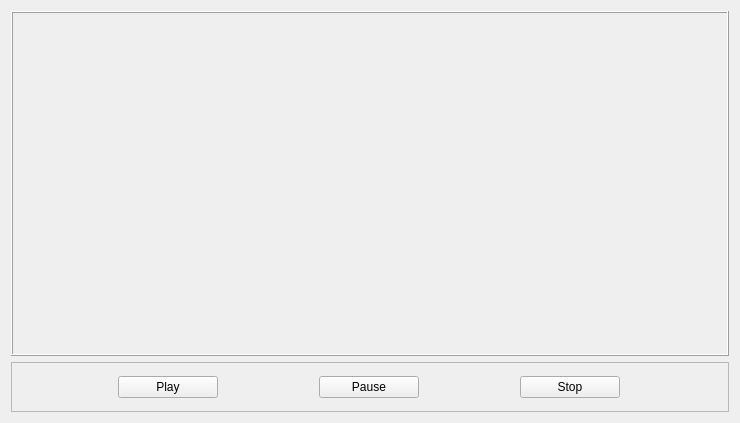
<?xml version="1.0" encoding="UTF-8"?>
<ui version="4.0">
 <class>mainwindowClass</class>
 <widget class="QMainWindow" name="mainwindowClass">
  <property name="geometry">
   <rect>
    <x>0</x>
    <y>0</y>
    <width>740</width>
    <height>423</height>
   </rect>
  </property>
  <property name="windowTitle">
   <string>mainwindow</string>
  </property>
  <widget class="QWidget" name="centralWidget">
   <layout class="QVBoxLayout" name="verticalLayout">
    <item>
     <widget class="QFrame" name="frame">
      <property name="styleSheet">
       <string notr="true"/>
      </property>
      <property name="frameShape">
       <enum>QFrame::Box</enum>
      </property>
      <property name="frameShadow">
       <enum>QFrame::Raised</enum>
      </property>
     </widget>
    </item>
    <item>
     <widget class="QFrame" name="frame_2">
      <property name="maximumSize">
       <size>
        <width>16777215</width>
        <height>50</height>
       </size>
      </property>
      <property name="frameShape">
       <enum>QFrame::StyledPanel</enum>
      </property>
      <property name="frameShadow">
       <enum>QFrame::Raised</enum>
      </property>
      <layout class="QHBoxLayout" name="horizontalLayout">
       <item>
        <widget class="QPushButton" name="btnPlay">
         <property name="maximumSize">
          <size>
           <width>100</width>
           <height>16777215</height>
          </size>
         </property>
         <property name="text">
          <string>Play</string>
         </property>
        </widget>
       </item>
       <item>
        <widget class="QPushButton" name="btnPause">
         <property name="maximumSize">
          <size>
           <width>100</width>
           <height>16777215</height>
          </size>
         </property>
         <property name="text">
          <string>Pause</string>
         </property>
        </widget>
       </item>
       <item>
        <widget class="QPushButton" name="btnStop">
         <property name="maximumSize">
          <size>
           <width>100</width>
           <height>16777215</height>
          </size>
         </property>
         <property name="text">
          <string>Stop</string>
         </property>
        </widget>
       </item>
      </layout>
     </widget>
    </item>
   </layout>
  </widget>
  <action name="actiond">
   <property name="text">
    <string>d</string>
   </property>
  </action>
  <action name="actionr">
   <property name="text">
    <string>r</string>
   </property>
  </action>
  <action name="actionOpen">
   <property name="text">
    <string>Open</string>
   </property>
  </action>
  <action name="actionPause">
   <property name="text">
    <string>Pause</string>
   </property>
  </action>
  <action name="actionResume">
   <property name="text">
    <string>Resume</string>
   </property>
  </action>
 </widget>
 <layoutdefault spacing="6" margin="11"/>
 <resources>
  <include location="../resources/player.qrc"/>
 </resources>
 <connections/>
</ui>
